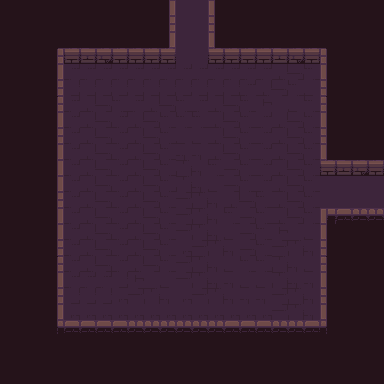

This is a level from a 2D game, rendered from its Tiled map with the project's own tilesets. A one-line summary and the map file follow, with tile-layer data summarised:
An orthogonal 24x24 tile map with 16x16 px tiles, 5 tile layers (background, road, wall, item, ...), 1 hidden layer not drawn, 3 tilesets.

<map version="1.2" tiledversion="1.3.4" orientation="orthogonal" renderorder="right-down" compressionlevel="0" width="24" height="24" tilewidth="16" tileheight="16" infinite="0" nextlayerid="8" nextobjectid="1">
 <tileset firstgid="1" name="Dungeon_Tileset" tilewidth="16" tileheight="16" tilecount="100" columns="10">
  <image source="Dungeon_Tileset.png" width="160" height="160" />
 </tileset>
 <tileset firstgid="101" name="flag" tilewidth="16" tileheight="16" tilecount="4" columns="4">
  <image source="flag.png" width="64" height="16" />
  <tile id="0">
   <animation>
    <frame tileid="3" duration="200" />
    <frame tileid="2" duration="200" />
    <frame tileid="1" duration="200" />
    <frame tileid="0" duration="200" />
   </animation>
  </tile>
 </tileset>
 <tileset firstgid="105" name="torch" tilewidth="16" tileheight="16" tilecount="4" columns="4">
  <image source="torch.png" width="64" height="16" />
  <tile id="0">
   <animation>
    <frame tileid="3" duration="200" />
    <frame tileid="2" duration="200" />
    <frame tileid="1" duration="200" />
    <frame tileid="0" duration="200" />
   </animation>
  </tile>
 </tileset>
 <layer id="1" name="background" width="24" height="24">
  <data>[576 cells, 576 non-empty, 1 distinct tile ids]</data>
 </layer>
 <layer id="5" name="road" width="24" height="24">
  <data>[576 cells, 272 non-empty, 1 distinct tile ids]</data>
 </layer>
 <layer id="3" name="wall" width="24" height="24">
  <data>[576 cells, 76 non-empty, 19 distinct tile ids]</data>
 </layer>
 <layer id="4" name="item" width="24" height="24">
  <data>[576 cells, 0 non-empty, 0 distinct tile ids]</data>
 </layer>
 <layer id="7" name="pickarea" width="24" height="24">
  <data>[576 cells, 256 non-empty, 12 distinct tile ids]</data>
 </layer>
 <layer id="6" name="smog" width="24" height="24" visible="0">
  <data>[576 cells, 576 non-empty, 1 distinct tile ids]</data>
 </layer>
</map>
